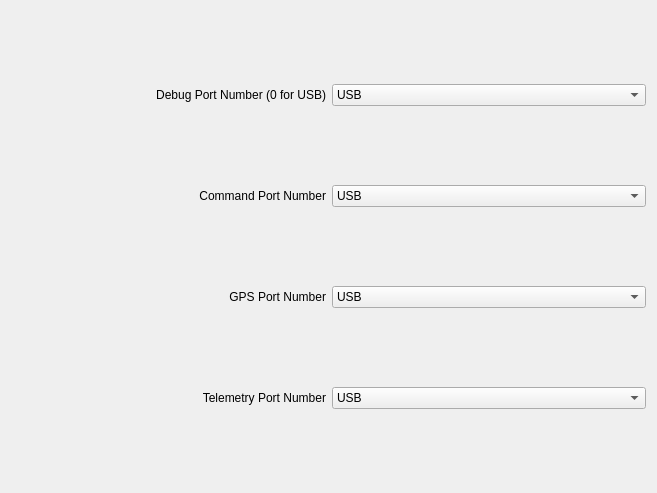
             <widget class="QWidget" name="scrollAreaWidgetContents_8">
              <property name="geometry">
               <rect>
                <x>0</x>
                <y>0</y>
                <width>657</width>
                <height>493</height>
               </rect>
              </property>
              <layout class="QGridLayout" name="gridLayout_27">
               <item row="0" column="0">
                <layout class="QHBoxLayout" name="horizontalLayout_64">
                 <item>
                  <widget class="QLabel" name="label_64">
                   <property name="text">
                    <string>Debug Port Number (0 for USB)</string>
                   </property>
                   <property name="alignment">
                    <set>Qt::AlignRight|Qt::AlignTrailing|Qt::AlignVCenter</set>
                   </property>
                  </widget>
                 </item>
                 <item>
                  <widget class="QComboBox" name="IFCDebugPort">
                   <item>
                    <property name="text">
                     <string>USB</string>
                    </property>
                   </item>
                   <item>
                    <property name="text">
                     <string>Serial1</string>
                    </property>
                   </item>
                   <item>
                    <property name="text">
                     <string>Serial2</string>
                    </property>
                   </item>
                   <item>
                    <property name="text">
                     <string>Serial3</string>
                    </property>
                   </item>
                   <item>
                    <property name="text">
                     <string>Serial4</string>
                    </property>
                   </item>
                   <item>
                    <property name="text">
                     <string>Serial5</string>
                    </property>
                   </item>
                  </widget>
                 </item>
                </layout>
               </item>
               <item row="1" column="0">
                <layout class="QHBoxLayout" name="horizontalLayout_65">
                 <item>
                  <widget class="QLabel" name="label_65">
                   <property name="text">
                    <string>Command Port Number</string>
                   </property>
                   <property name="alignment">
                    <set>Qt::AlignRight|Qt::AlignTrailing|Qt::AlignVCenter</set>
                   </property>
                  </widget>
                 </item>
                 <item>
                  <widget class="QComboBox" name="IFCCommandPort">
                   <item>
                    <property name="text">
                     <string>USB</string>
                    </property>
                   </item>
                   <item>
                    <property name="text">
                     <string>Serial1</string>
                    </property>
                   </item>
                   <item>
                    <property name="text">
                     <string>Serial2</string>
                    </property>
                   </item>
                   <item>
                    <property name="text">
                     <string>Serial3</string>
                    </property>
                   </item>
                   <item>
                    <property name="text">
                     <string>Serial4</string>
                    </property>
                   </item>
                   <item>
                    <property name="text">
                     <string>Serial5</string>
                    </property>
                   </item>
                  </widget>
                 </item>
                </layout>
               </item>
               <item row="2" column="0">
                <layout class="QHBoxLayout" name="horizontalLayout_67">
                 <item>
                  <widget class="QLabel" name="label_67">
                   <property name="text">
                    <string>GPS Port Number</string>
                   </property>
                   <property name="alignment">
                    <set>Qt::AlignRight|Qt::AlignTrailing|Qt::AlignVCenter</set>
                   </property>
                  </widget>
                 </item>
                 <item>
                  <widget class="QComboBox" name="IFCGPSPort">
                   <item>
                    <property name="text">
                     <string>USB</string>
                    </property>
                   </item>
                   <item>
                    <property name="text">
                     <string>Serial1</string>
                    </property>
                   </item>
                   <item>
                    <property name="text">
                     <string>Serial2</string>
                    </property>
                   </item>
                   <item>
                    <property name="text">
                     <string>Serial3</string>
                    </property>
                   </item>
                   <item>
                    <property name="text">
                     <string>Serial4</string>
                    </property>
                   </item>
                   <item>
                    <property name="text">
                     <string>Serial5</string>
                    </property>
                   </item>
                  </widget>
                 </item>
                </layout>
               </item>
               <item row="3" column="0">
                <layout class="QHBoxLayout" name="horizontalLayout_66">
                 <item>
                  <widget class="QLabel" name="label_66">
                   <property name="text">
                    <string>Telemetry Port Number</string>
                   </property>
                   <property name="alignment">
                    <set>Qt::AlignRight|Qt::AlignTrailing|Qt::AlignVCenter</set>
                   </property>
                  </widget>
                 </item>
                 <item>
                  <widget class="QComboBox" name="IFCTelemetryPort">
                   <item>
                    <property name="text">
                     <string>USB</string>
                    </property>
                   </item>
                   <item>
                    <property name="text">
                     <string>Serial1</string>
                    </property>
                   </item>
                   <item>
                    <property name="text">
                     <string>Serial2</string>
                    </property>
                   </item>
                   <item>
                    <property name="text">
                     <string>Serial3</string>
                    </property>
                   </item>
                   <item>
                    <property name="text">
                     <string>Serial4</string>
                    </property>
                   </item>
                   <item>
                    <property name="text">
                     <string>Serial5</string>
                    </property>
                   </item>
                  </widget>
                 </item>
                </layout>
               </item>
              </layout>
             </widget>
